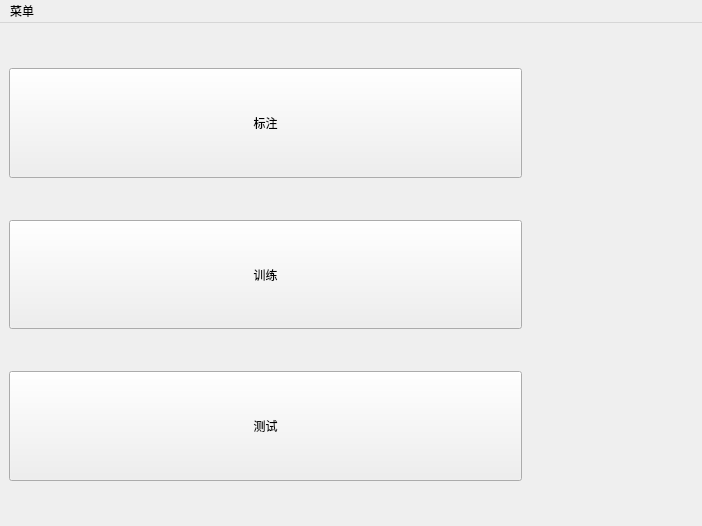
<?xml version="1.0" encoding="UTF-8"?>
<ui version="4.0">
 <class>MainWindow</class>
 <widget class="QMainWindow" name="MainWindow">
  <property name="geometry">
   <rect>
    <x>0</x>
    <y>0</y>
    <width>702</width>
    <height>526</height>
   </rect>
  </property>
  <property name="windowTitle">
   <string>建筑物识别</string>
  </property>
  <widget class="QWidget" name="centralwidget">
   <layout class="QVBoxLayout" name="verticalLayout">
    <item>
     <layout class="QVBoxLayout" name="verticalLayout_2" stretch="1,3,1,3,1,3,1">
      <item>
       <spacer name="verticalSpacer_3">
        <property name="orientation">
         <enum>Qt::Vertical</enum>
        </property>
        <property name="sizeHint" stdset="0">
         <size>
          <width>20</width>
          <height>40</height>
         </size>
        </property>
       </spacer>
      </item>
      <item>
       <layout class="QHBoxLayout" name="horizontalLayout_3" stretch="3,1">
        <item>
         <widget class="QPushButton" name="pushButtonMark">
          <property name="sizePolicy">
           <sizepolicy hsizetype="Minimum" vsizetype="Expanding">
            <horstretch>0</horstretch>
            <verstretch>0</verstretch>
           </sizepolicy>
          </property>
          <property name="text">
           <string>标注</string>
          </property>
         </widget>
        </item>
        <item>
         <spacer name="horizontalSpacer">
          <property name="orientation">
           <enum>Qt::Horizontal</enum>
          </property>
          <property name="sizeHint" stdset="0">
           <size>
            <width>40</width>
            <height>20</height>
           </size>
          </property>
         </spacer>
        </item>
       </layout>
      </item>
      <item>
       <spacer name="verticalSpacer">
        <property name="orientation">
         <enum>Qt::Vertical</enum>
        </property>
        <property name="sizeHint" stdset="0">
         <size>
          <width>20</width>
          <height>40</height>
         </size>
        </property>
       </spacer>
      </item>
      <item>
       <layout class="QHBoxLayout" name="horizontalLayout_2" stretch="3,1">
        <item>
         <widget class="QPushButton" name="pushButtonTrain">
          <property name="sizePolicy">
           <sizepolicy hsizetype="Minimum" vsizetype="Expanding">
            <horstretch>0</horstretch>
            <verstretch>0</verstretch>
           </sizepolicy>
          </property>
          <property name="text">
           <string>训练</string>
          </property>
         </widget>
        </item>
        <item>
         <spacer name="horizontalSpacer_2">
          <property name="orientation">
           <enum>Qt::Horizontal</enum>
          </property>
          <property name="sizeHint" stdset="0">
           <size>
            <width>40</width>
            <height>20</height>
           </size>
          </property>
         </spacer>
        </item>
       </layout>
      </item>
      <item>
       <spacer name="verticalSpacer_2">
        <property name="orientation">
         <enum>Qt::Vertical</enum>
        </property>
        <property name="sizeHint" stdset="0">
         <size>
          <width>20</width>
          <height>40</height>
         </size>
        </property>
       </spacer>
      </item>
      <item>
       <layout class="QHBoxLayout" name="horizontalLayout" stretch="3,1">
        <item>
         <widget class="QPushButton" name="pushButtonTest">
          <property name="sizePolicy">
           <sizepolicy hsizetype="Minimum" vsizetype="Expanding">
            <horstretch>0</horstretch>
            <verstretch>0</verstretch>
           </sizepolicy>
          </property>
          <property name="baseSize">
           <size>
            <width>0</width>
            <height>1</height>
           </size>
          </property>
          <property name="text">
           <string>测试</string>
          </property>
         </widget>
        </item>
        <item>
         <spacer name="horizontalSpacer_3">
          <property name="orientation">
           <enum>Qt::Horizontal</enum>
          </property>
          <property name="sizeHint" stdset="0">
           <size>
            <width>40</width>
            <height>20</height>
           </size>
          </property>
         </spacer>
        </item>
       </layout>
      </item>
      <item>
       <spacer name="verticalSpacer_4">
        <property name="orientation">
         <enum>Qt::Vertical</enum>
        </property>
        <property name="sizeHint" stdset="0">
         <size>
          <width>20</width>
          <height>40</height>
         </size>
        </property>
       </spacer>
      </item>
     </layout>
    </item>
   </layout>
  </widget>
  <widget class="QMenuBar" name="menuBar">
   <property name="geometry">
    <rect>
     <x>0</x>
     <y>0</y>
     <width>702</width>
     <height>26</height>
    </rect>
   </property>
   <widget class="QMenu" name="menu">
    <property name="title">
     <string>菜单</string>
    </property>
    <addaction name="actionCfg"/>
    <addaction name="actiongAbout"/>
   </widget>
   <addaction name="menu"/>
  </widget>
  <action name="actionCfg">
   <property name="text">
    <string>配置</string>
   </property>
  </action>
  <action name="actiongAbout">
   <property name="text">
    <string>关于</string>
   </property>
  </action>
 </widget>
 <resources/>
 <connections/>
</ui>
